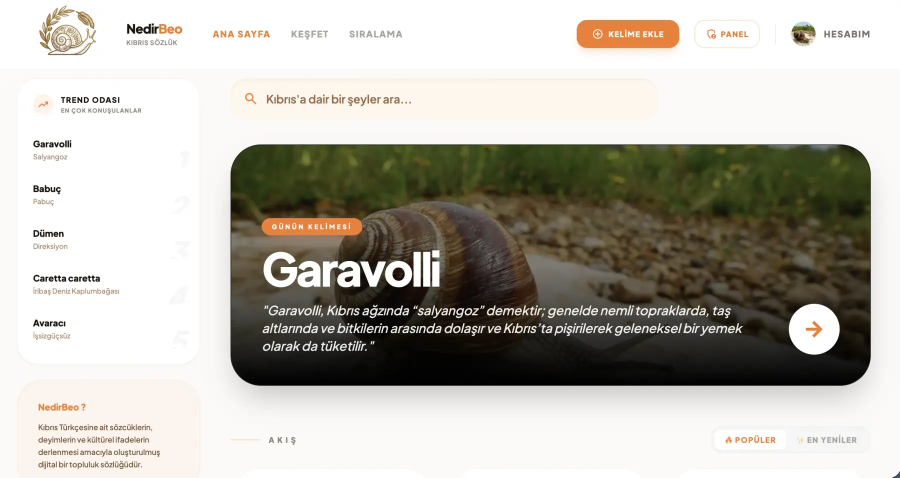
#> input picture media/covers/nedirbeo.webp, 1800 x 955 px (shown at 1/2 size)
$ python thumbs.py
#> lines starting #> are read from the running program, lines starting #| are printed output that depends on the picture
"""Build the project covers the README's cards embed.

Pipeline (deterministic for a given Pillow/libwebp build):
  media/covers/<file>  --crop + Lanczos-->  media/thumbs/<slug>.webp          desktop, 712x298
                                            media/thumbs/<slug>-mobile.webp   phones,  384x234
scripts/build.py inlines them (base64) into the card images, inside each project's aperture.

Usage:
  python scripts/thumbs.py                         # rebuild from media/covers/
  python scripts/thumbs.py --import-from DIR       # first copy missing covers from DIR
  python scripts/thumbs.py --sheet DIR             # also write a contact sheet per size for review

Each crop is given as fractions of the source: its left and right edges (x0, x1) and its
vertical centre (cy); its height follows from the size's aspect ratio.
"""
from __future__ import annotations

import argparse
import shutil
import sys
from pathlib import Path

from PIL import Image

ROOT = Path(__file__).resolve().parent.parent
COVERS = ROOT / "media" / "covers"
THUMBS = ROOT / "media" / "thumbs"

# Pixel size per breakpoint: the cover slot inside an aperture (build.GRID: the aperture less
# case + ring on each side) at 2x on desktop (356 x 149 units, 1 px each) and at ~3x on
# phones (146 x 89 units, ~0.86 px each). The aspect ratios must match the slots; build.py
# checks them.
SIZES = {"desktop": (712, 298), "mobile": (384, 234)}
SUFFIX = {"desktop": "", "mobile": "-mobile"}
WEBP_QUALITY, WEBP_METHOD = 82, 6

# slug: (cover file, {breakpoint: (x0, x1, cy)}), fractions of the source's width (x0, x1:
# the crop's left and right edges) and height (cy: the crop's vertical centre); the height
# follows from the size's aspect ratio. The wide desktop crops show the whole scene, the
# taller phone crops close in on its subject.
PROJECTS: dict[str, tuple[str, dict[str, tuple[float, float, float]]]] = {
    "nedirbeo":        ("nedirbeo.webp",        {"desktop": (0.272, 0.873, 0.555),     # the word-of-the-day card
                                                 "mobile":  (0.283, 0.620, 0.522)}),
    "wipeout":         ("wipeout.webp",         {"desktop": (0.015, 0.981, 0.481),     # character select
                                                 "mobile":  (0.019, 0.595, 0.440)}),
    "hesappcim":       ("hesappcim.jpg",        {"desktop": (0.229, 0.636, 0.325),     # "You're owed TRY 0.00", 1.25x, the device edge across the corner
                                                 "mobile":  (0.343, 0.643, 0.299)}),
    "yayla-yemek-evi": ("yayla-yemek-evi.webp", {"desktop": (0.179, 0.777, 0.477),     # the site on the laptop's screen
                                                 "mobile":  (0.200, 0.705, 0.475)}),
}


def crop_box(size: tuple[int, int], crop: tuple[float, float, float],
             out: tuple[int, int]) -> tuple[float, float, float, float]:
    """The pixel box x0..x1 across, centred on cy, with out's aspect ratio, clamped inside."""
    W, H = size
    x0, x1, cy = crop
    w = (x1 - x0) * W
    h = w * out[1] / out[0]
    if h > H:                          # too tall for the source: shrink around the centre
        h = float(H)
        w = h * out[0] / out[1]
    cx = (x0 + x1) / 2 * W
    left = min(max(cx - w / 2, 0.0), W - w)
    top = min(max(cy * H - h / 2, 0.0), H - h)
    return (left, top, left + w, top + h)


def make_thumb(src: Path, crop, out: tuple[int, int]) -> tuple[Image.Image, tuple[float, float, float, float]]:
    with Image.open(src) as im:
        im = im.convert("RGB")
        box = crop_box(im.size, crop, out)
        return im.resize(out, Image.Resampling.LANCZOS, box=box), box


def encode_webp(im: Image.Image, path: Path) -> int:
    # exact=False and no metadata keep the output byte-stable across runs
    im.save(path, "WEBP", quality=WEBP_QUALITY, method=WEBP_METHOD)
    return path.stat().st_size


def contact_sheet(thumbs: list[Image.Image], size: tuple[int, int], path: Path) -> Path:
    """The thumbs side by side on the plate's colour, at their pixel size."""
    pad = 16
    sheet = Image.new("RGB", (pad + len(thumbs) * (size[0] + pad), size[1] + 2 * pad), "#101216")
    for i, im in enumerate(thumbs):
        sheet.paste(im, (pad + i * (size[0] + pad), pad))
    path.parent.mkdir(parents=True, exist_ok=True)
    sheet.save(path)
    return path


def main(argv: list[str] | None = None) -> int:
    ap = argparse.ArgumentParser(description=__doc__, formatter_class=argparse.RawDescriptionHelpFormatter)
    ap.add_argument("--import-from", type=Path, help="copy covers missing from media/covers/ out of this dir")
    ap.add_argument("--sheet", type=Path, help="write review contact sheets into this dir")
    args = ap.parse_args(argv)

    COVERS.mkdir(parents=True, exist_ok=True)
    THUMBS.mkdir(parents=True, exist_ok=True)
    built: dict[str, list[Image.Image]] = {bp: [] for bp in SIZES}
    for slug, (fname, crops) in PROJECTS.items():
        cover = COVERS / fname
        if not cover.exists():
            if args.import_from and (args.import_from / fname).exists():
                shutil.copy2(args.import_from / fname, cover)
                print(f"imported {fname}")
            else:
                print(f"missing cover: {cover}", file=sys.stderr)
                return 1
        with Image.open(cover) as c:
#> c is the input picture: PIL image 1800x955 RGB; mean R, G, B 183.9, 180.6, 171.9
            W, H = c.size
#> W = 1800; H = 955
        for bp, size in SIZES.items():
            im, box = make_thumb(cover, crops[bp], size)
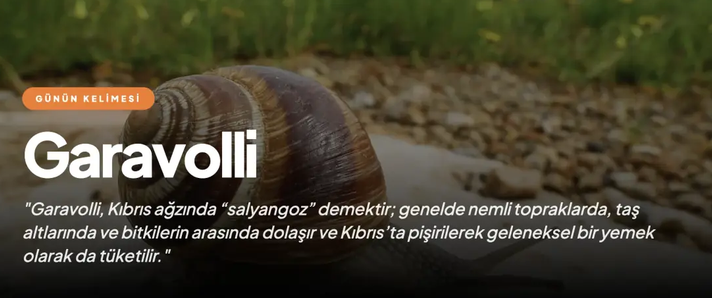
#> im: PIL image 712x298 RGB; mean R, G, B 70.6, 66.1, 47.7
#> box = (489.6, 303.6, 1571.4, 756.4)
            n = encode_webp(im, THUMBS / f"{slug}{SUFFIX[bp]}.webp")
#> n = 23562
            fx = (box[0] / W, box[1] / H, box[2] / W, box[3] / H)
#> fx = (0.272, 0.318, 0.873, 0.792)
            print(f"{slug + SUFFIX[bp]:23} crop x {fx[0]:.3f}-{fx[2]:.3f} y {fx[1]:.3f}-{fx[3]:.3f}  webp {n:7,d} B")
#| nedirbeo                crop x 0.272-0.873 y 0.318-0.792  webp  23,562 B
            built[bp].append(im)
#> pass 2 of the loop in main, `for slug, (fname, crops) in PROJECTS.items():`:
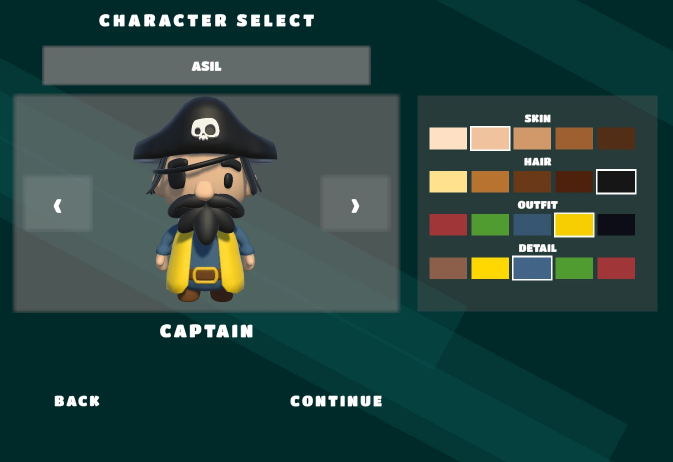
#> input picture media/covers/wipeout.webp, 1345 x 924 px (shown at 1/2 size)
#> in main, c is the input picture: PIL image 1345x924 RGB; mean R, G, B 42.9, 70.1, 65.5
#> in main, `im, box = make_thumb(cover, crops[bp], size)`:
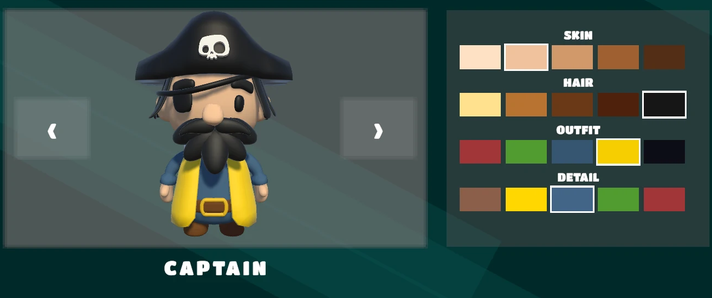
#> im: PIL image 712x298 RGB; mean R, G, B 63.9, 80.8, 73.1
#> in main, `im, box = make_thumb(cover, crops[bp], size)`: box = (20.17, 172.5, 1319.4, 716.3)
#> n = 9118
#> fx = (0.015, 0.187, 0.981, 0.775)
#| wipeout                 crop x 0.015-0.981 y 0.187-0.775  webp   9,118 B
#> pass 3 of the loop in main, `for slug, (fname, crops) in PROJECTS.items():`:
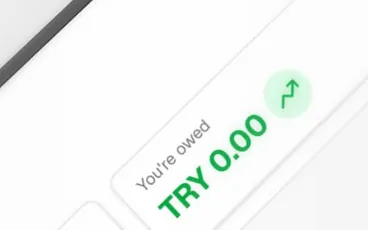
#> input picture media/thumbs/hesappcim.webp, 368 x 230 px, given in place of hesappcim.jpg, which was not available
#> in main, c is the input picture: PIL image 368x230 RGB; mean R, G, B 243, 246.4, 244.2
#> in main, `im, box = make_thumb(cover, crops[bp], size)`:
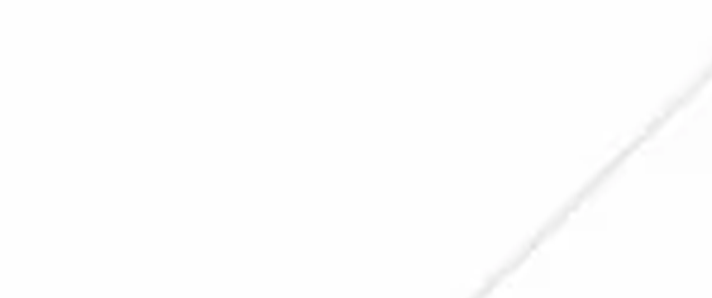
#> im: PIL image 712x298 RGB; mean R, G, B 253.6, 253.6, 253.6
#> in main, `im, box = make_thumb(cover, crops[bp], size)`: box = (84.27, 43.41, 234, 106.1)
#> n = 790
#> fx = (0.229, 0.189, 0.636, 0.461)
#| hesappcim               crop x 0.229-0.636 y 0.189-0.461  webp     790 B
#> the loop made 4 passes; the first 3 are shown
    if args.sheet:
        for bp, ims in built.items():
            print("sheet", contact_sheet(ims, SIZES[bp], args.sheet / f"thumbs-{bp}.png"))
    return 0


if __name__ == "__main__":
    raise SystemExit(main())
#> (the program exits here)
